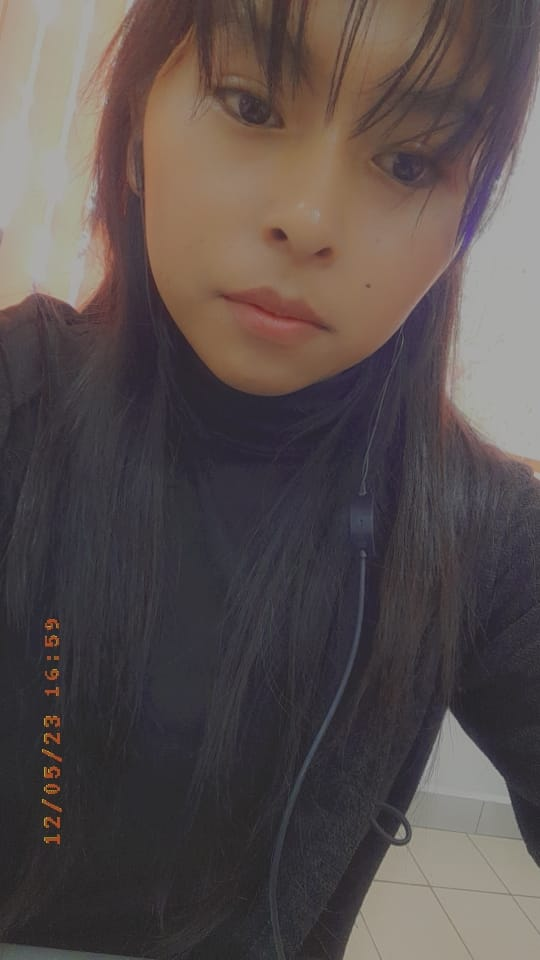
#> input picture Mamani_Gomez_Habigail/img1.jpeg, 540 x 960 px
$ jupyter execute --allow-errors Mamani_G_Habigail.ipynb   (older library calls are emulated)
#> lines starting #> are read from the running program, lines starting #| are printed output that depends on the picture; after the words box and inside, x2 and y2 are one past the last pixel; in counts of white or black regions, pixels touching at a corner belong together
1.- Atenúa el ruido en la imagen ruido.jpg tal cual se ve en el ejemplo:

[cell 1]
import cv2
import matplotlib.pyplot as plt

def mostrar_imagen(titulo, imagen):
    plt.figure(figsize=(6, 4))
    plt.title(titulo)
    plt.imshow(cv2.cvtColor(imagen, cv2.COLOR_BGR2RGB))
    plt.axis('off')
    plt.show()

ruido = cv2.imread('ruido.jpg')

#> (the rest of this cell did not finish here and is left out)

2.- Usando la imagen “rosa.png” obtenga el siguiente resultado:

[cell 2]
import cv2
import numpy as np

imagen = cv2.imread('rosa.png')

#> (the rest of this cell did not finish here and is left out)

3.- Usando la imagen “Elementos jpg” obtenga el siguiente resultado.

[cell 3]
import cv2
import numpy as np
import matplotlib.pyplot as plt
from skimage import measure

def conteo(img):
    img_gray=cv2.cvtColor(img,cv2.COLOR_BGR2GRAY)
    _,binaria=cv2.threshold(img_gray,178,255,cv2.THRESH_BINARY_INV)
    bordes,_=cv2.findContours(binaria,cv2.RETR_EXTERNAL,cv2.CHAIN_APPROX_SIMPLE)
    cont=len(bordes)
    return cont,binaria
imagen=cv2.imread('elementos.jpg')

#> (the rest of this cell did not finish here and is left out)

4.- Usando la imagen Cristo obtiene el siguiente resultado (utiliza máscaras de
convolución)

[cell 4]
import cv2
import matplotlib.pyplot as plt
cristo = cv2.imread('Cristo.jpg')


kernel = np.ones((15, 15), np.float32) / 225
#> (the rest of this cell did not finish here and is left out)

5.- Realiza una combinación de técnicas con una fotografía tuya (utiliza las técnicas de
bordes) explica las diferencias
Respuesta:
Sobel: es más sensible al ruido, pero es útil para detectar contornos suaves.
Canny: combina reducción de ruido y doble umbral, da bordes más finos y definidos


6.- Realiza el código del lapaciano y lapaciano del gausiano mejorando los bordes
(deben verse más nítidos los bordes encontrados )

[cell 5]
import cv2
import matplotlib.pyplot as plt

def mostrar_doble(titulo1, img1, titulo2, img2):
    plt.figure(figsize=(12, 5))
    plt.subplot(1, 2, 1)
    plt.title(titulo1)
    plt.imshow(cv2.cvtColor(img1, cv2.COLOR_BGR2RGB))
    plt.axis('off')
    plt.subplot(1, 2, 2)
    plt.title(titulo2)
    plt.imshow(img2, cmap='gray')
    plt.axis('off')
    plt.show()

foto = cv2.imread('img1.jpeg')
#> foto is the input picture: shape (960, 540, 3); mean B, G, R 77.2, 78.6, 88.5
gris = cv2.cvtColor(foto, cv2.COLOR_BGR2GRAY)
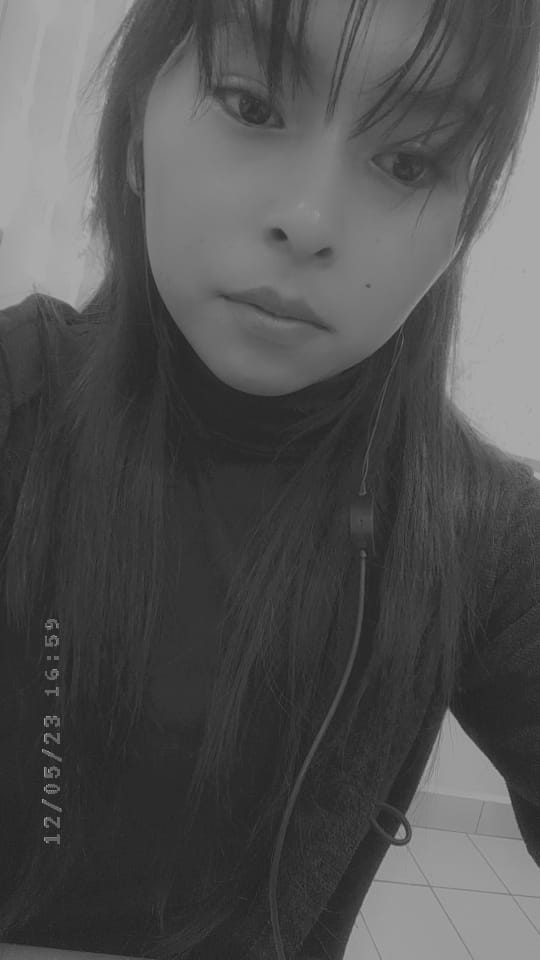
#> gris: shape (960, 540); min 21, max 176, mean 81.4

sobelx = cv2.Sobel(gris, cv2.CV_64F, 1, 0, ksize=3)
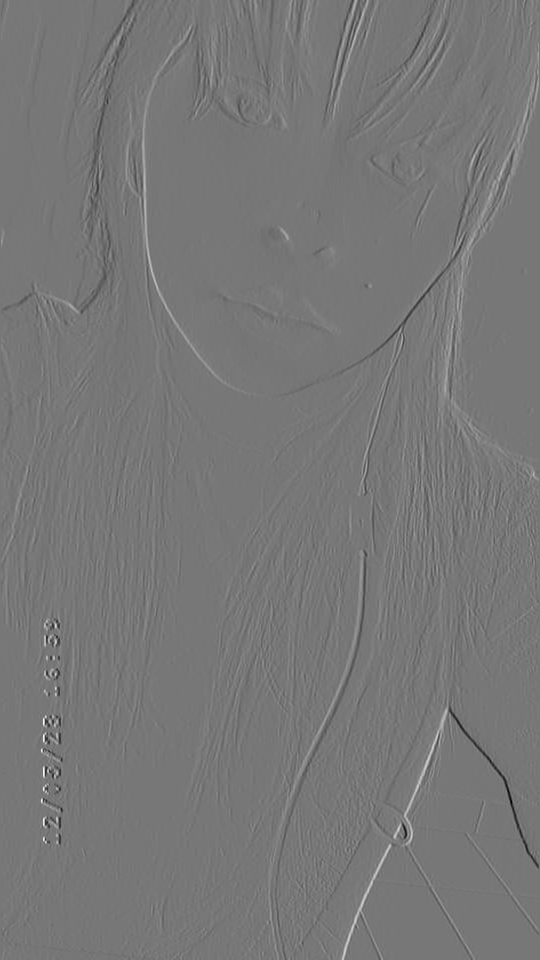
#> sobelx: shape (960, 540) float64; min -412, max 467, mean 0.5; drawn with min black and max white
sobely = cv2.Sobel(gris, cv2.CV_64F, 0, 1, ksize=3)
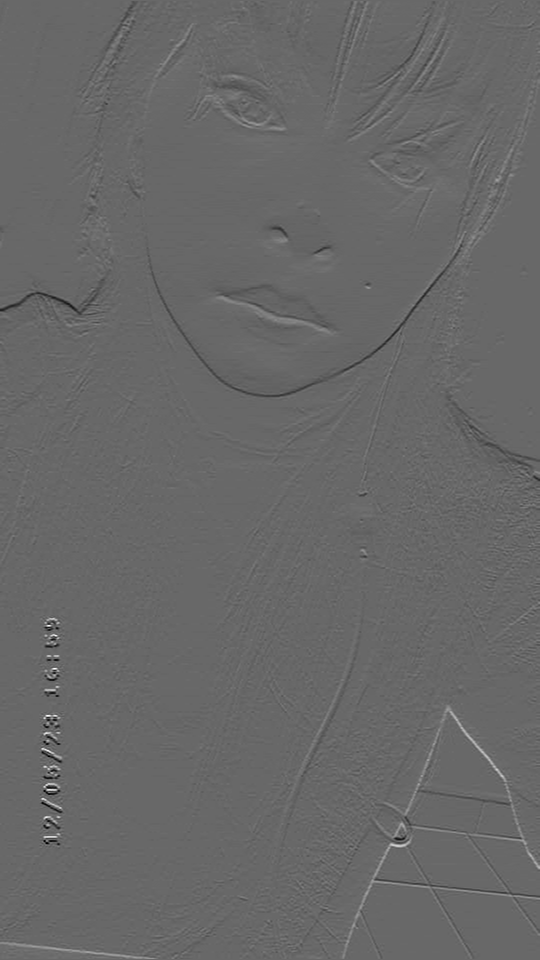
#> sobely: shape (960, 540) float64; min -289, max 418, mean 0; drawn with min black and max white
sobel = cv2.magnitude(sobelx, sobely)
sobel = cv2.convertScaleAbs(sobel)
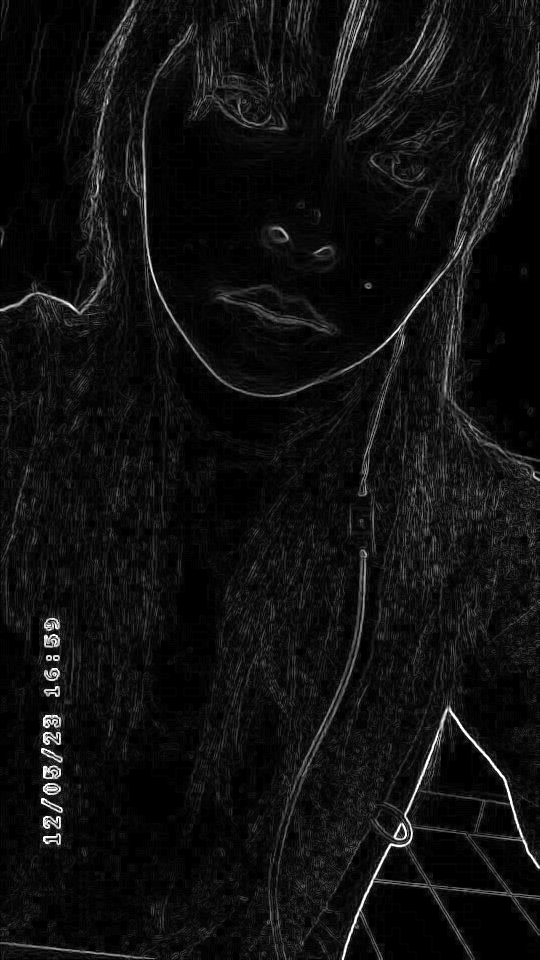
#> sobel: shape (960, 540); min 0, max 255, mean 16

canny = cv2.Canny(gris, 100, 200)
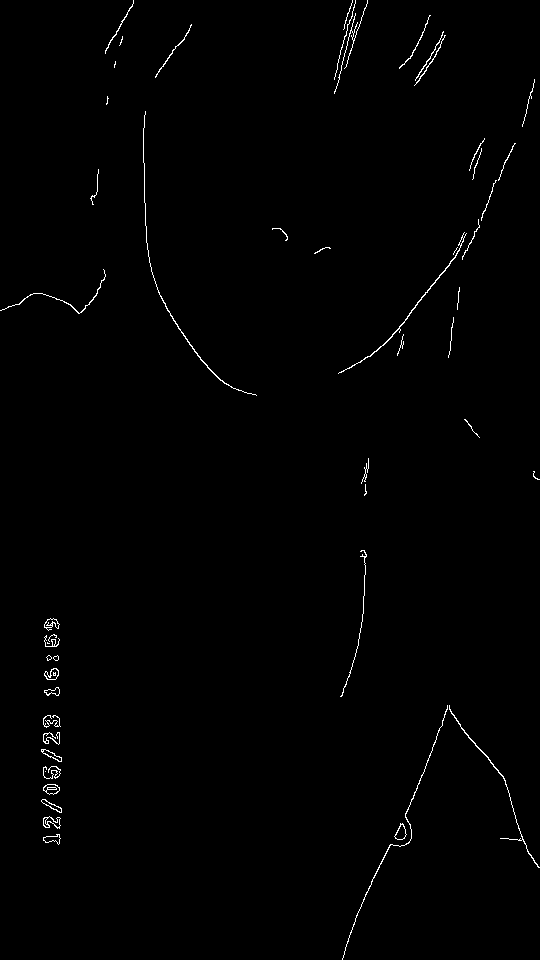
#> canny: shape (960, 540); 0.73% white in thin lines or dots

mostrar_doble("Técnica Sobel", foto, "Bordes con Sobel", sobel)
#> in mostrar_doble, `plt.show()`:
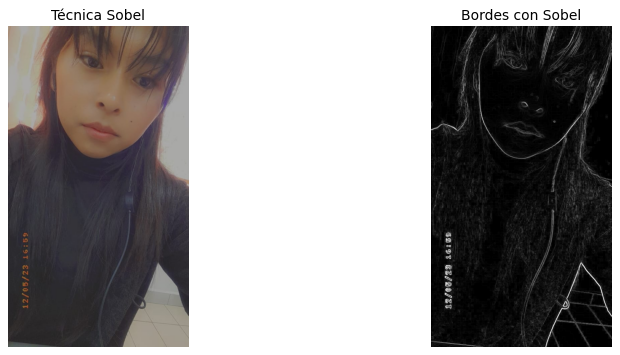
#> figure drawn by matplotlib, 2 panels
mostrar_doble("Técnica Canny", foto, "Bordes con Canny", canny)
#> call 2 of mostrar_doble, with titulo1 = 'Técnica Canny', titulo2 = 'Bordes con Canny'
#> in mostrar_doble (call 2), `plt.show()`:
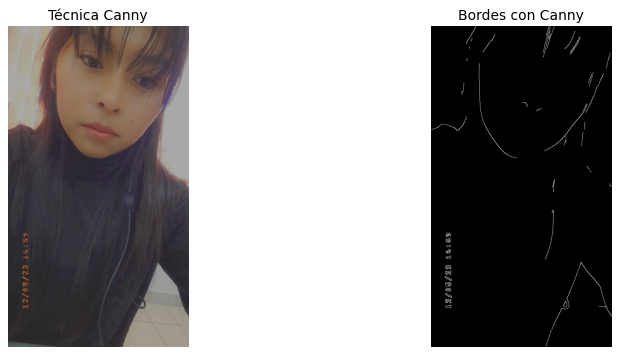
#> figure drawn by matplotlib, 2 panels

imagen = cv2.imread('img1.jpeg', 0)
#> imagen: shape (960, 540); min 20, max 176, mean 81.4

laplaciano = cv2.Laplacian(imagen, cv2.CV_64F)
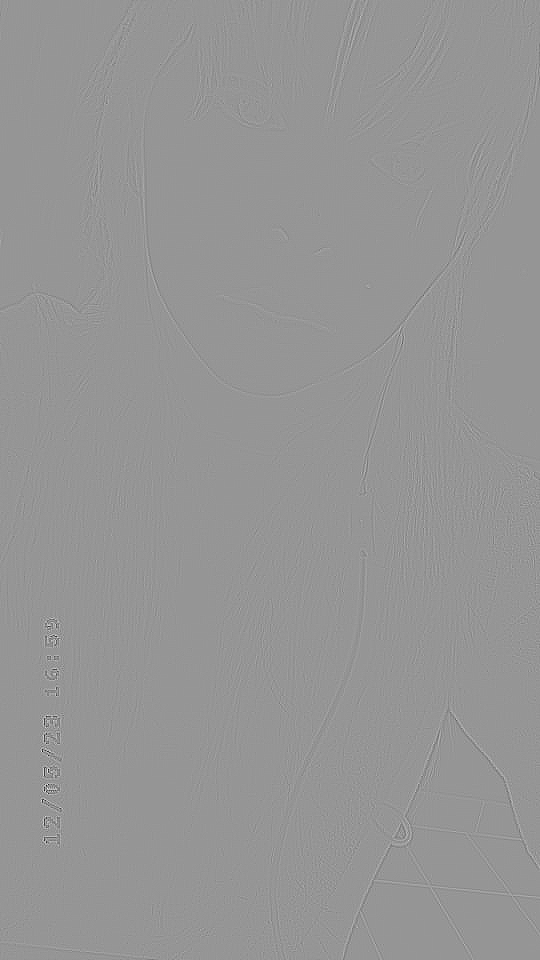
#> laplaciano: shape (960, 540) float64; min -287, max 202, mean 0; drawn with min black and max white
laplaciano = cv2.convertScaleAbs(laplaciano)
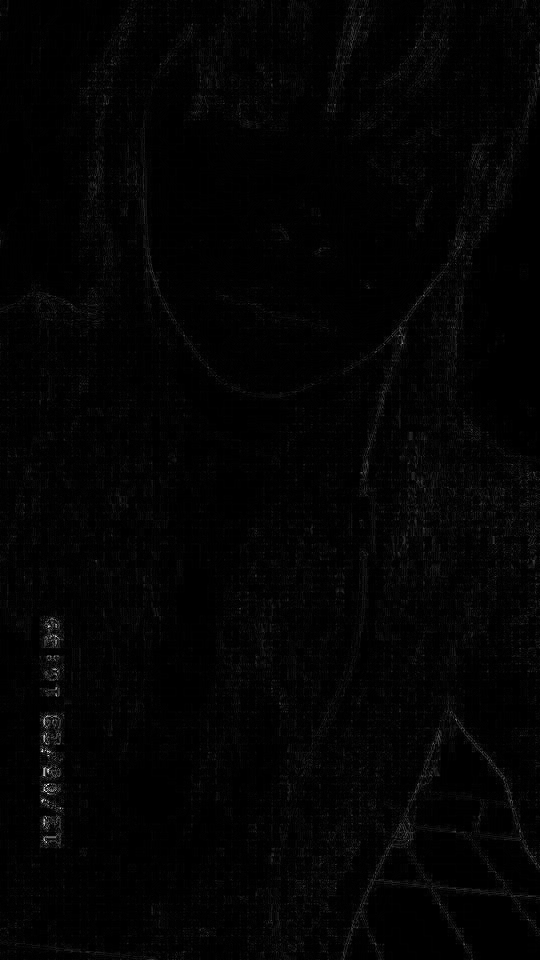
#> laplaciano: shape (960, 540); min 0, max 255, mean 3.5


gauss = cv2.GaussianBlur(imagen, (5, 5), 0)
laplaciano_gauss = cv2.Laplacian(gauss, cv2.CV_64F)
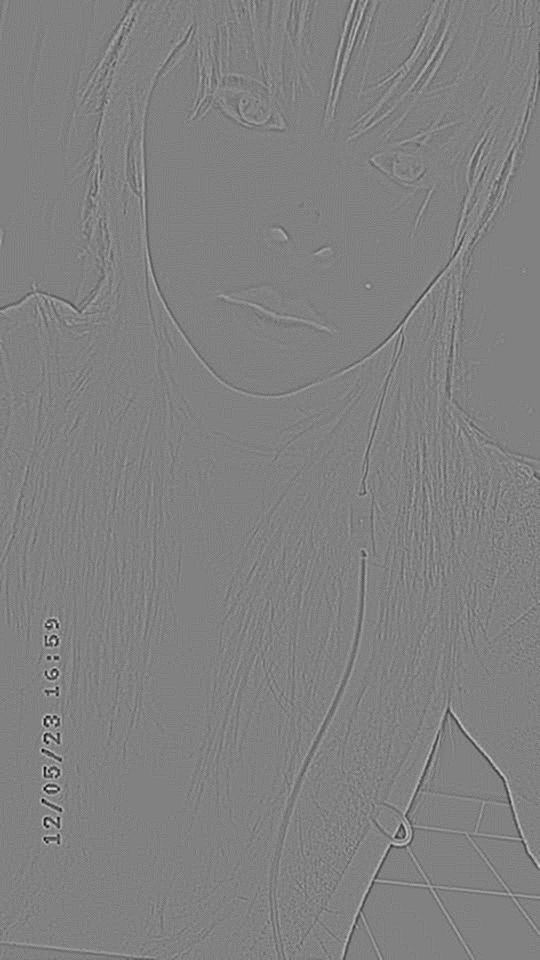
#> laplaciano_gauss: shape (960, 540) float64; min -36, max 35, mean 0; drawn with min black and max white
laplaciano_gauss = cv2.convertScaleAbs(laplaciano_gauss)

plt.figure(figsize=(12, 4))
plt.subplot(1, 3, 1)
plt.title("Original")
plt.imshow(imagen, cmap='gray')
plt.axis('off')

plt.subplot(1, 3, 2)
plt.title("Laplaciano")
plt.imshow(laplaciano, cmap='gray')
plt.axis('off')

plt.subplot(1, 3, 3)
plt.title("Laplaciano del Gaussiano")
plt.imshow(laplaciano_gauss, cmap='gray')
plt.axis('off')

plt.show()

$ run again, with Mamani_Gomez_Habigail/img2.jpg copied over Mamani_Gomez_Habigail/img1.jpeg
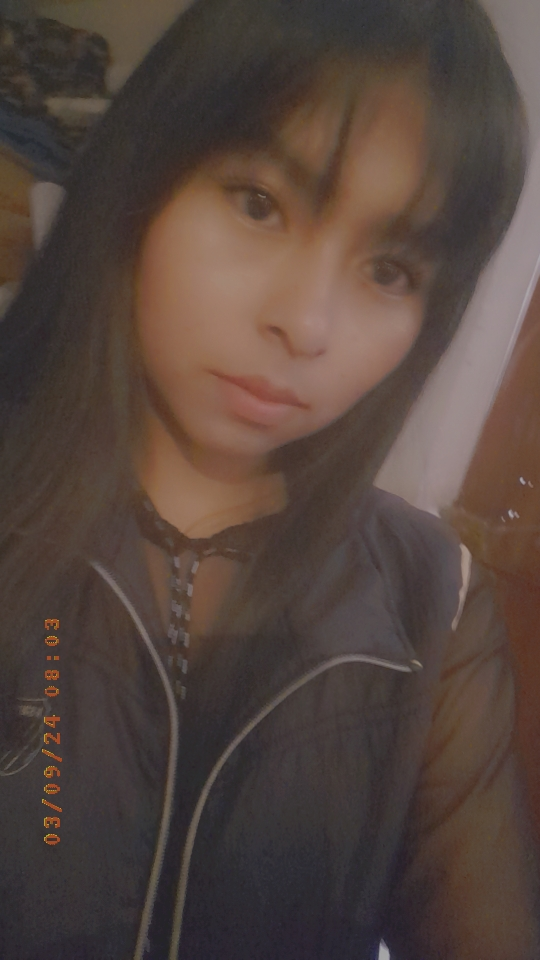
#> input picture Mamani_Gomez_Habigail/img2.jpg, 540 x 960 px
#> foto is the input picture: shape (960, 540, 3); mean B, G, R 61.7, 68.6, 84.5
#> `canny = cv2.Canny(gris, 100, 200)`:
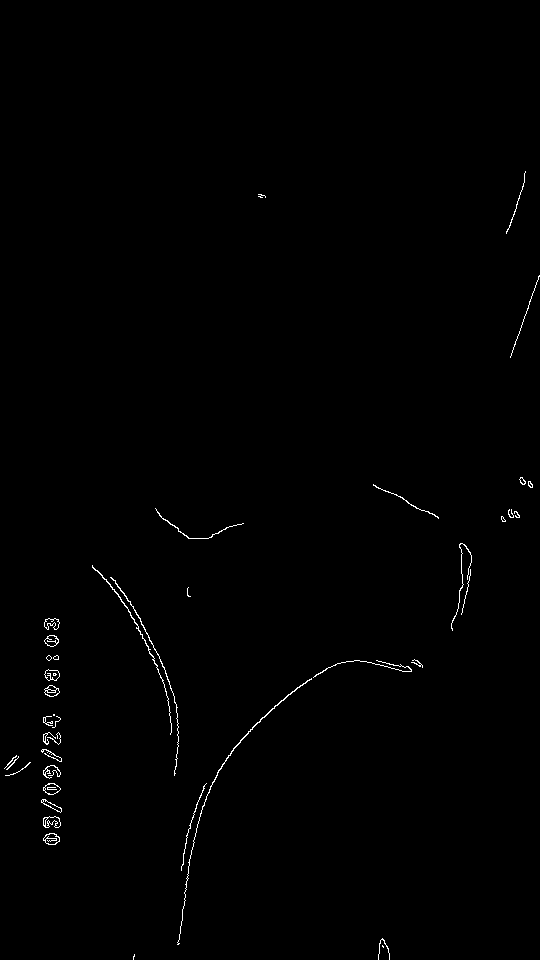
#> canny: shape (960, 540); 0.55% white in thin lines or dots, all inside (x1, y1, x2, y2) = (4, 171, 540, 960)
#> in mostrar_doble (call 2), `plt.show()`:
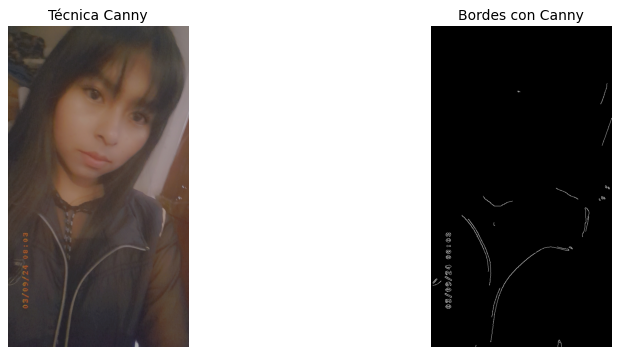
#> figure drawn by matplotlib, 2 panels
